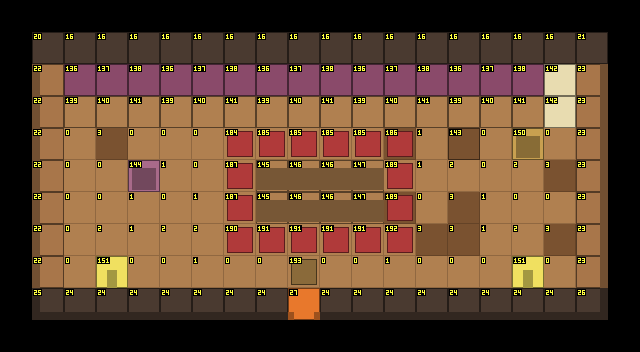

A 2D game scene composited from a Tiled map and its tileset images. What follows is a short description and the map's XML, with every tile layer's data as written:
An orthogonal 20x11 tile map with 32x32 px tiles, 4 tile layers (Sol, Decor, Murs, Dessus) and 4 objects (Sortie, Spawn, PNJ, indice_registres).

<map version="1.10" tiledversion="1.12.2" orientation="orthogonal" renderorder="right-down" width="20" height="11" tilewidth="32" tileheight="32" infinite="0" nextlayerid="6" nextobjectid="5">
 <properties>
  <property name="camera" value="ecran" />
 </properties>
 <tileset firstgid="1" source="../tilesets/interieurs.tsx" />
 <layer id="1" name="Sol" width="20" height="11">
  <data encoding="csv">
0,0,0,0,0,0,0,0,0,0,0,0,0,0,0,0,0,0,0,0,
0,0,0,0,0,0,0,0,0,0,0,0,0,0,0,0,0,0,0,0,
0,1,1,2,2,2,1,1,4,1,2,1,3,1,2,1,1,1,4,0,
0,1,1,2,3,3,3,2,2,3,1,1,3,4,3,2,3,3,1,0,
0,4,1,4,1,1,1,3,3,1,1,1,4,2,4,1,1,1,1,0,
0,1,1,1,4,2,1,3,2,1,3,4,2,2,3,1,3,4,2,0,
0,2,1,1,2,1,2,1,4,3,2,1,4,1,4,2,1,1,2,0,
0,2,1,3,2,3,3,1,1,2,1,1,3,4,4,2,3,4,3,0,
0,1,1,2,1,1,2,1,1,1,1,1,2,1,1,1,4,1,1,0,
0,4,4,2,2,1,2,4,1,1,1,2,3,4,3,1,2,2,1,0,
0,0,0,0,0,0,0,0,0,0,0,0,0,0,0,0,0,0,0,0
</data>
 </layer>
 <layer id="2" name="Decor" width="20" height="11">
  <data encoding="csv">
0,0,0,0,0,0,0,0,0,0,0,0,0,0,0,0,0,0,0,0,
0,0,0,0,0,0,0,0,0,0,0,0,0,0,0,0,0,0,0,0,
0,0,0,0,0,0,0,0,0,0,0,0,0,0,0,0,0,0,0,0,
0,0,0,0,0,0,0,0,0,0,0,0,0,0,0,0,0,0,0,0,
0,0,0,0,0,0,0,185,186,186,186,186,187,0,0,0,0,0,0,0,
0,0,0,0,0,0,0,188,150,149,189,189,190,0,0,0,0,0,0,0,
0,0,0,0,0,0,0,188,189,189,150,189,190,0,0,0,0,0,0,0,
0,0,0,0,0,0,0,191,192,192,192,192,193,0,0,0,0,0,0,0,
0,0,0,0,0,0,0,0,0,194,0,0,0,0,0,0,0,0,0,0,
0,0,0,0,0,0,0,0,0,0,0,0,0,0,0,0,0,0,0,0,
0,0,0,0,0,0,0,0,0,0,0,0,0,0,0,0,0,0,0,0
</data>
 </layer>
 <layer id="3" name="Murs" width="20" height="11">
  <data encoding="csv">
0,0,0,0,0,0,0,0,0,0,0,0,0,0,0,0,0,0,0,0,
0,21,17,17,17,17,17,17,17,17,17,17,17,17,17,17,17,17,22,0,
0,23,137,138,139,137,138,139,137,138,139,137,138,139,137,138,139,143,24,0,
0,23,140,141,142,140,141,142,140,141,142,140,141,142,140,141,142,143,24,0,
0,23,0,0,0,0,0,0,0,0,0,0,0,0,144,0,151,0,24,0,
0,23,0,0,145,0,0,0,146,147,147,148,0,0,0,0,0,0,24,0,
0,23,0,0,0,0,0,0,146,147,147,148,0,0,0,0,0,0,24,0,
0,23,0,0,0,0,0,0,0,0,0,0,0,0,0,0,0,0,24,0,
0,23,0,152,0,0,0,0,0,0,0,0,0,0,0,0,152,0,24,0,
0,26,25,25,25,25,25,25,25,28,25,25,25,25,25,25,25,25,27,0,
0,0,0,0,0,0,0,0,0,0,0,0,0,0,0,0,0,0,0,0
</data>
 </layer>
 <objectgroup id="4" name="Objets">
  <object id="1" type="Sortie" x="288" y="288" width="32" height="32">
   <properties>
    <property name="cible_carte" value="res://scenes/rooms/village_room.tscn" />
    <property name="cible_spawn" value="depuis_archives" />
    <property name="godot_node_type" value="area" />
   </properties>
  </object>
  <object id="2" type="Spawn" x="304" y="272">
   <properties>
    <property name="id" value="depuis_village" />
   </properties>
   <point />
  </object>
  <object id="3" type="PNJ" x="432" y="176">
   <properties>
    <property name="id" value="isolde" />
    <property name="direction" value="left" />
   </properties>
   <point />
  </object>
  <object id="4" name="indice_registres" x="256" y="128" width="96" height="32">
   <properties>
    <property name="godot_node_type" value="area" />
   </properties>
  </object>
 </objectgroup>
 <layer id="5" name="Dessus" width="20" height="11">
  <data encoding="csv">
0,0,0,0,0,0,0,0,0,0,0,0,0,0,0,0,0,0,0,0,
0,0,0,0,0,0,0,0,0,0,0,0,0,0,0,0,0,0,0,0,
0,0,0,0,0,0,0,0,0,0,0,0,0,0,0,0,0,0,0,0,
0,0,0,0,0,0,0,0,0,0,0,0,0,0,0,0,0,0,0,0,
0,0,0,0,0,0,0,0,0,0,0,0,0,0,0,0,0,0,0,0,
0,0,0,0,0,0,0,0,0,0,0,0,0,0,0,0,0,0,0,0,
0,0,0,0,0,0,0,0,0,0,0,0,0,0,0,0,0,0,0,0,
0,0,0,0,0,0,0,0,0,0,0,0,0,0,0,0,0,0,0,0,
0,0,0,0,0,0,0,0,0,0,0,0,0,0,0,0,0,0,0,0,
0,0,0,0,0,0,0,0,0,0,0,0,0,0,0,0,0,0,0,0,
0,0,0,0,0,0,0,0,0,0,0,0,0,0,0,0,0,0,0,0
</data>
 </layer>
</map>
